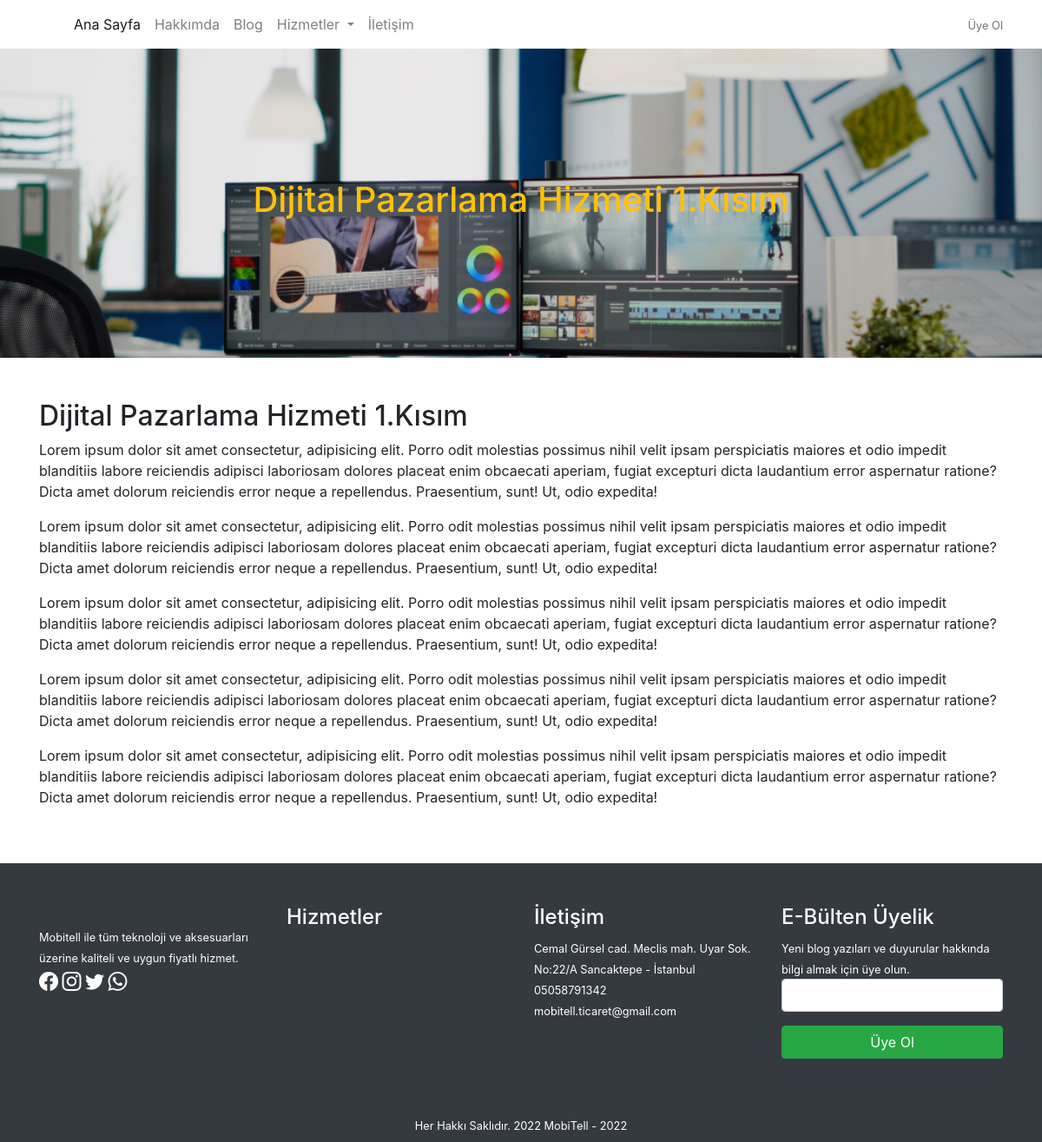
The app's page /samplepage.php?id=2, older data.
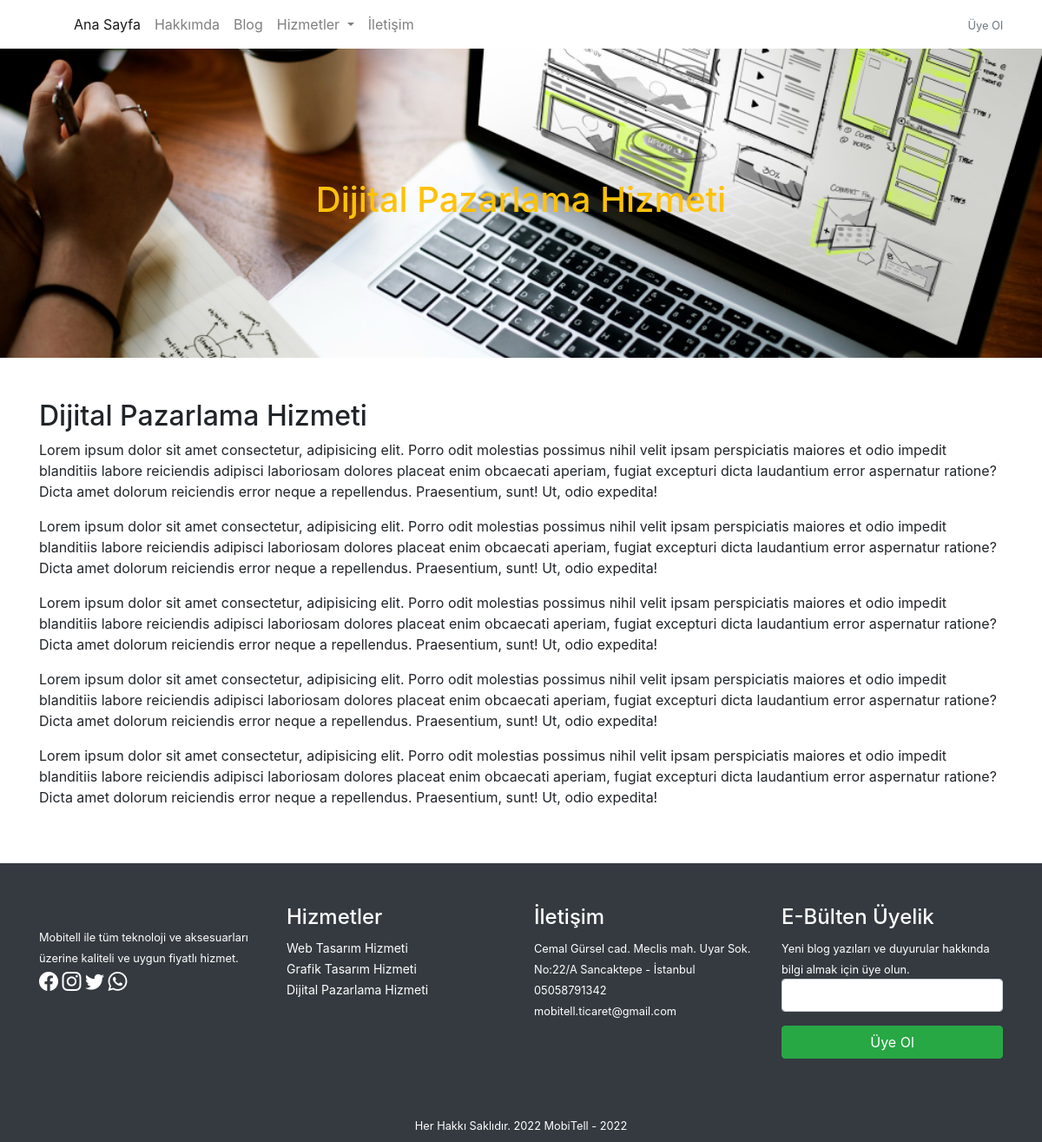
The same page, newer data.
### tables this page shows
CREATE TABLE IF NOT EXISTS `sayfalar` (
  `id` int(11) NOT NULL AUTO_INCREMENT,
  `baslik` varchar(60) NOT NULL,
  `icerik` text NOT NULL,
  `meta` varchar(160) NOT NULL,
  `foto` varchar(100) NOT NULL,
  `durum` varchar(11) NOT NULL,
  `fotoalt` varchar(60) NOT NULL,
  `seotitle` varchar(60) NOT NULL,
  `tarih` varchar(11) NOT NULL,
  `sayfaturu` varchar(15) NOT NULL,
  `kategori` varchar(30) NOT NULL,
  PRIMARY KEY (`id`)
);

### samplepage.php (the view)
<?php require_once('header.php'); ?>
<?php
$id = $_GET['id'];
$sorgu_hizmetpage = $db->prepare('select * from sayfalar where id=?');
$sorgu_hizmetpage->execute(array($id));
$satir_hizmetpage = $sorgu_hizmetpage->fetch();
?>
<section id="sampleBanner" class="py-15" style="background-image: url('<?php echo substr($satir_hizmetpage['foto'], 3); ?>');">
    <div class="container-fluid">
        <div class="row">
            <div class="col-12 text-center">
                <h1 class="text-warning"><?php echo $satir_hizmetpage['baslik']; ?></h1>
            </div>
        </div>
    </div>
</section>
<section id="content" class="py-5">
    <div class="container">
        <div class="row">
            <div class="col-12">
                <h2><?php echo $satir_hizmetpage['baslik']; ?></h2>
                <?php echo $satir_hizmetpage['icerik']; ?>
            </div>
        </div>
    </div>
</section>
<?php require_once('footer.php'); ?>

### footer.php (shortened to what this page needs)
<footer id="footer" class="bg-dark text-white">
  <div class="container">
    <div class="row py-5">
      <div class="col-md-3">
        <img src="<?php echo substr($logo, 3); ?>" alt=""><br>
        <small><?php echo $satir['tanitim']; ?></small> <br>
        <a href="<?php echo $satir['facebook']; ?>" target="_blank" style="font-size:22px;"><i class="bi bi-facebook"></i></a>
        <a href="<?php echo $satir['instagram']; ?>" target="_blank" style="font-size:22px;"><i class="bi bi-instagram"></i></a>
        <a href="<?php echo $satir['twitter']; ?>" target="_blank" style="font-size:22px;"><i class="bi bi-twitter"></i></a>
        <a href="<?php echo $satir['whatsapp']; ?>" target="_blank" style="font-size:22px;"><i class="bi bi-whatsapp"></i></a>
      </div>
      <div class="col-md-3">
        <h4>Hizmetler</h4>
        <?php
        $sorgu2 = $db->prepare("select * from sayfalar where sayfaturu = 'altsayfa' order by baslik desc");
        $sorgu2->execute();
        if ($sorgu2->rowCount()) {
          foreach ($sorgu2 as $satir2) {
            echo '<a href="samplepage.php?id=' . $satir2['id'] . '" style="font-size:14px;">' . $satir2['baslik'] . '</a><br>';
          }
        }
        ?>
      </div>
      <div class="col-md-3">
        <h4>İletişim</h4>
        <small><?php echo $satir['adres']; ?></small> <br>
        <small><?php echo $satir['telefon']; ?></small> <br>
        <small><?php echo $satir['email']; ?></small>
      </div>
      <div class="col-md-3">
        <h4>E-Bülten Üyelik</h4>
        <small>Yeni blog yazıları ve duyurular hakkında bilgi almak için üye olun.</small>
        <form method="post">
          <div class="form-group">
            <input type="email" name="ebulten" class="form-control">
          </div>
          <div class="form-group">
            <button type="submit" class="btn btn-success w-100" name="uyeolbuton">Üye Ol</button>
          </div>
        </form>
      </div>
    </div>
    <div class="row pb-2">
      <div class="col-12 text-white text-center">
        <small>
          <?php echo $satir['copy'] . ' - ' . date('Y'); ?>
        </small>
      </div>
    </div>
  </div>
</footer>
</body>
</html>

Row changes from the older to the newer data that the page shows:
now on one of the page's lists (row edited): sayfalar: baslik "Dijital Pazarlama Hizmeti"
changed sayfalar: foto: a different picture; baslik "Dijital Pazarlama Hizmeti 1.Kısım" → "Dijital Pazarlama Hizmeti"
now on this page (row edited): sayfalar: baslik "Web Tasarım Hizmeti"
now on this page (row edited): sayfalar: baslik "Grafik Tasarım Hizmeti"
